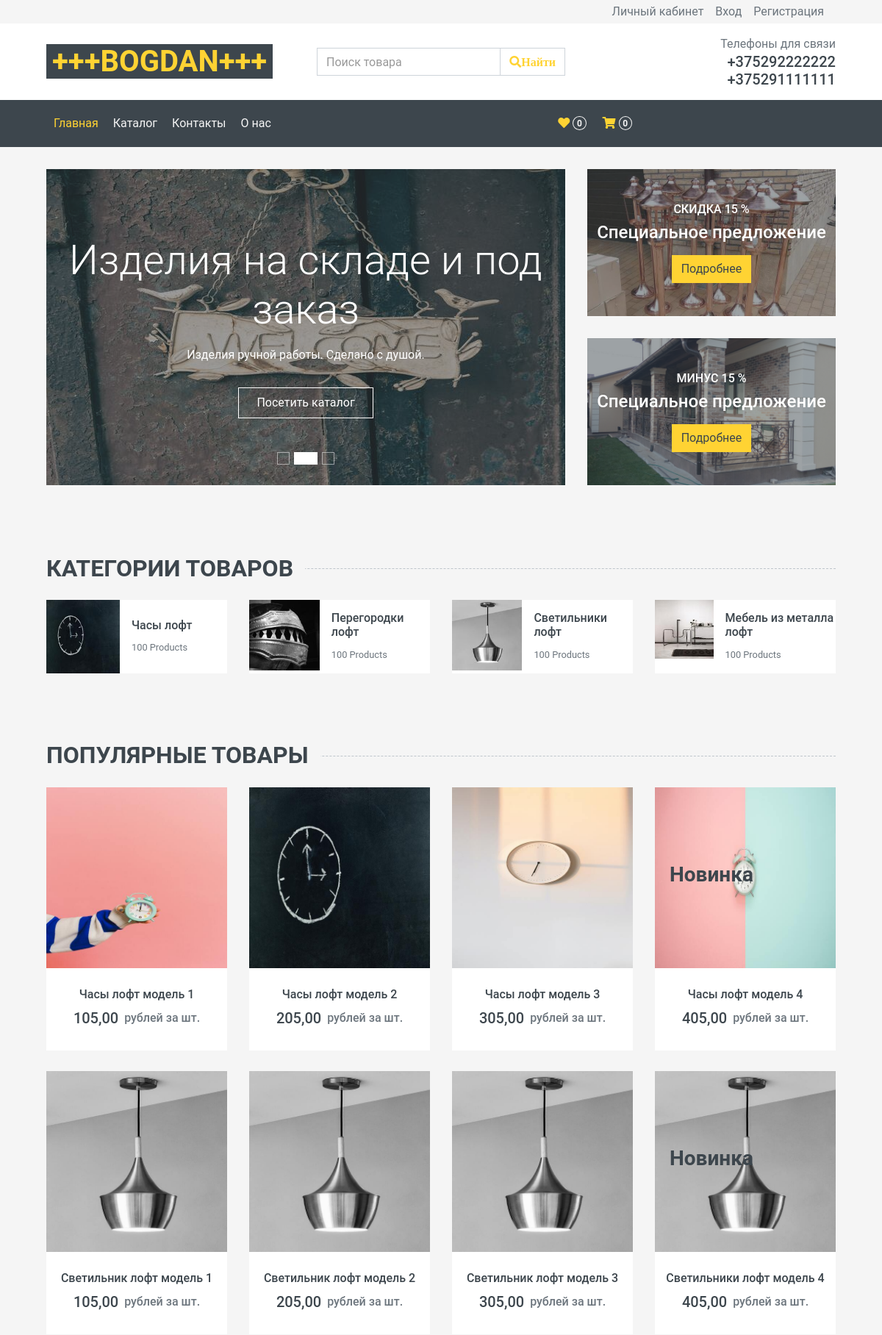
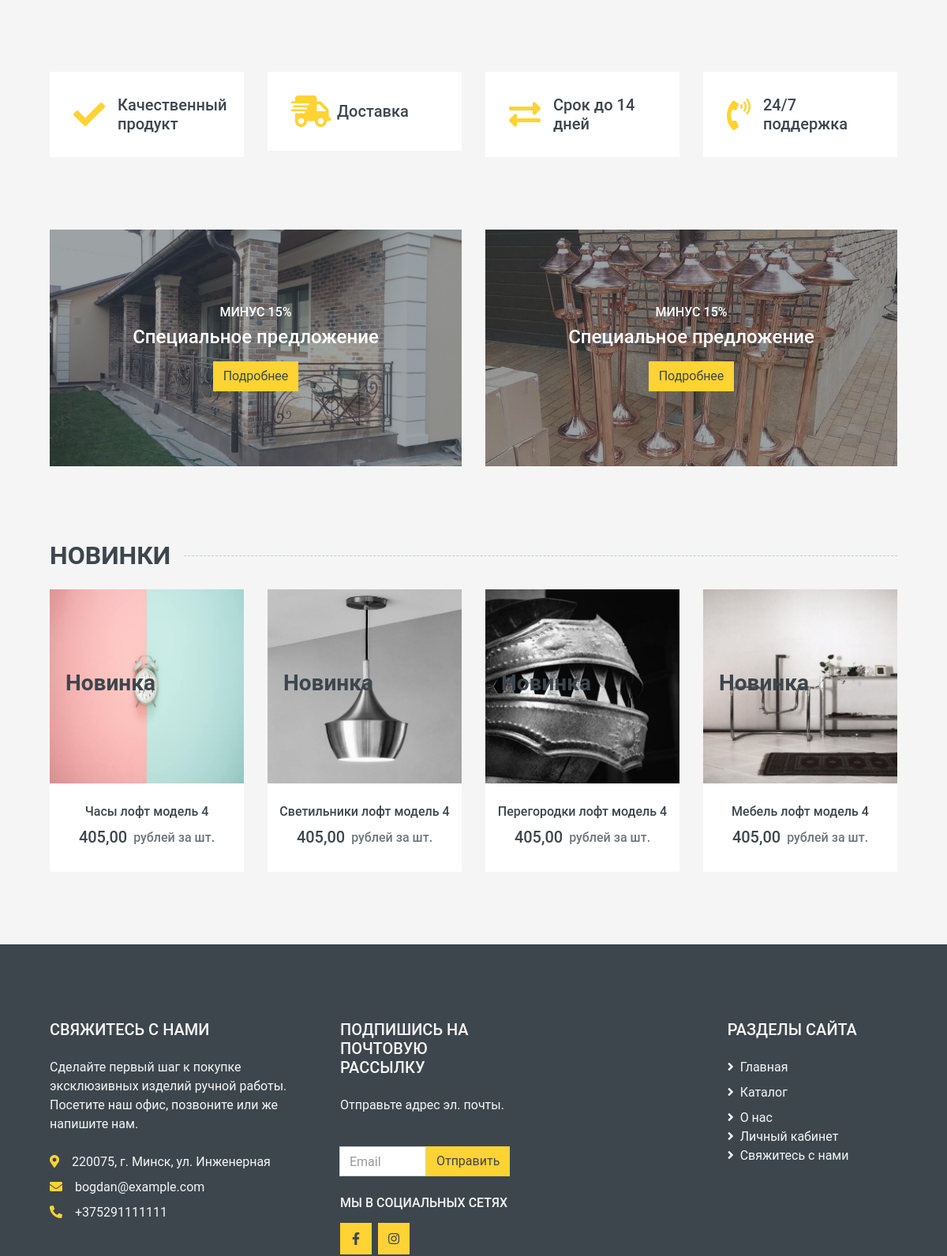
The page / (upper part) on the database its author committed (2 pictures, top to bottom).
### mainsite/models.py (models this page shows, shortened)
class Category(models.Model):
    name = models.CharField(
        max_length=64,
        null=True,
        unique=True,
        verbose_name="название",
        help_text="Макс. 64 символа"
    )
    is_published = models.BooleanField(
        default=True,
        verbose_name="публикация",
    )
    image = models.ImageField(
        upload_to='post',
        verbose_name='картинка',
        null=True,
        blank=True
    )
    slug = models.SlugField(verbose_name="URL", unique=True)
    class Meta:
        verbose_name = "категория"
        verbose_name_plural = "категории"
        db_table = "blog_categories"

class Product(models.Model):
    title = models.CharField(
        max_length=128,
        verbose_name="название"
    )
    descr = models.TextField(verbose_name="описание")
    price = models.DecimalField(
        max_digits=10,
        decimal_places=2,
        verbose_name="Цена товара"
    )
    is_published = models.BooleanField(
        default=True,
        verbose_name="публикация"
    )
    novelty = models.BooleanField(
        default=False,
        verbose_name="новый товар"
    )
    date_created = models.DateTimeField(
        default=now,
        verbose_name="дата создания"
    )
    date_update = models.DateTimeField(
        auto_now=True,
        verbose_name='Время изменения'
    )
    slug = models.SlugField(
        verbose_name="URL",
        unique=True
    )
    category = models.ForeignKey(
        Category,
        on_delete=models.DO_NOTHING,
        verbose_name="категория"
    )
    author = models.ForeignKey(
        User,
        on_delete=models.CASCADE,
        verbose_name='автор',
    )
    image = models.ImageField(
        upload_to='post',
        verbose_name='картинка',
        null=True,
        blank=True
    )
    def get_absolute_url(self):
        return reverse("mainsite_product", kwargs={"product_slug": self.slug})
    class Meta:
        db_table = "mainsite_products"
        verbose_name = "изделие"
        verbose_name_plural = "изделия"
        ordering = ["date_created"]

### mainsite/views.py (the view)
# urls.py: path("", MainPageCategoryView.as_view(), name='mainsite_products'),
class MainPageCategoryView(BaseMixin, ListView):
    template_name = "mainsite_new/index.html"
    model = Category
    def get_context_data(self, *, object_list=None, **kwargs):
        context = super().get_context_data()
        context.update(self.context)
        product_new = Product.objects.filter(is_published=True, novelty=True)[:4]
        product_mostpopular = Product.objects.filter(is_published=True, )[:8]
        category = Category.objects.filter(is_published=True)
        context.update({
            'product_new': product_new,
            'category': category,
            'product_mostpopular': product_mostpopular,
        })
        return context

### mainsite/forms.py
class EmailBaseForm(ModelForm):
    email = EmailField(
        widget=EmailInput(
            attrs={
                'class': 'form-control',
                'id': 'email',
                'placeholder': 'Email'
            }
        ),
        max_length=254
    )
    class Meta:
        model = EmailBase
        fields = ('email',)

### mainsite/templates/mainsite_new/index.html (shortened to what this page needs)
{% extends "mainsite_new/base.html" %}
{% load static %}
{% block main_new %}
<div class="container-fluid mb-3">
    <div class="row px-xl-5">
        <div class="col-lg-8">
            <div id="header-carousel" class="carousel slide carousel-fade mb-30 mb-lg-0" data-ride="carousel">
                <ol class="carousel-indicators">
                    <li data-target="#header-carousel" data-slide-to="0"></li>
                    <li data-target="#header-carousel" data-slide-to="1" class="active"></li>
                    <li data-target="#header-carousel" data-slide-to="2"></li>
                </ol>
                <div class="carousel-inner">
                    <div class="carousel-item position-relative active" style="height: 430px;">
                        <img class="position-absolute w-100 h-100" src="{% static 'img/carusel1.jpg' %}" style="object-fit: cover;">
                        <div class="carousel-caption d-flex flex-column align-items-center justify-content-center">
                            <div class="p-3" style="max-width: 700px;">
                                <h1 class="display-4 text-white mb-3 animate__animated animate__fadeInDown">Изделия на складе и под заказ</h1>
                                <p class="mx-md-5 px-5 animate__animated animate__bounceIn">Изделия ручной работы. Сделано с душой.</p>
                                <a class="btn btn-outline-light py-2 px-4 mt-3 animate__animated animate__fadeInUp" href="#">Посетить каталог</a>
                            </div>
                        </div>
                    </div>
                </div>
            </div>
        </div>
        <div class="col-lg-4">
            <div class="product-offer mb-30" style="height: 200px;">
                <img class="img-fluid" src="{% static 'img/f1.jpg' %}" alt="">
                <div class="offer-text">
                    <h6 class="text-white text-uppercase">скидка 15 %</h6>
                    <h4 class="text-white mb-3">Специальное предложение</h4>
                    <a href="" class="btn btn-primary">Подробнее</a>
                </div>
            </div>
            <div class="product-offer mb-30" style="height: 200px;">
                <img class="img-fluid" src="{% static 'img/f2.jpg' %}" alt="">
                <div class="offer-text">
                    <h6 class="text-white text-uppercase">минус 15 %</h6>
                    <h4 class="text-white mb-3">Специальное предложение</h4>
                    <a href="" class="btn btn-primary">Подробнее</a>
                </div>
            </div>
        </div>
    </div>
</div>
{% include "mainsite_new/category_card.html"%}
{% include "mainsite_new/mostpopularproducts_part.html"%}
<div class="container-fluid pt-5">
    <div class="row px-xl-5 pb-3">
        <div class="col-lg-3 col-md-6 col-sm-12 pb-1">
            <div class="d-flex align-items-center bg-light mb-4" style="padding: 30px;">
                <h1 class="fa fa-check text-primary m-0 mr-3"></h1>
                <h5 class="font-weight-semi-bold m-0">Качественный продукт</h5>
            </div>
        </div>
        <div class="col-lg-3 col-md-6 col-sm-12 pb-1">
            <div class="d-flex align-items-center bg-light mb-4" style="padding: 30px;">
                <h1 class="fa fa-shipping-fast text-primary m-0 mr-2"></h1>
                <h5 class="font-weight-semi-bold m-0">Доставка</h5>
            </div>
        </div>
        <div class="col-lg-3 col-md-6 col-sm-12 pb-1">
            <div class="d-flex align-items-center bg-light mb-4" style="padding: 30px;">
                <h1 class="fas fa-exchange-alt text-primary m-0 mr-3"></h1>
                <h5 class="font-weight-semi-bold m-0">Срок до 14 дней</h5>
            </div>
        </div>
        <div class="col-lg-3 col-md-6 col-sm-12 pb-1">
            <div class="d-flex align-items-center bg-light mb-4" style="padding: 30px;">
                <h1 class="fa fa-phone-volume text-primary m-0 mr-3"></h1>
                <h5 class="font-weight-semi-bold m-0">24/7 поддержка</h5>
            </div>
        </div>
    </div>
</div>
<div class="container-fluid pt-5 pb-3">
    <div class="row px-xl-5">
        <div class="col-md-6">
            <div class="product-offer mb-30" style="height: 300px;">
                <img class="img-fluid" src="{% static 'img/f2.jpg' %}" alt="">
                <div class="offer-text">
                    <h6 class="text-white text-uppercase">Минус 15%</h6>
                    <h4 class="text-white mb-3">Специальное предложение</h4>
                    <a href="" class="btn btn-primary">Подробнее</a>
                </div>
            </div>
        </div>
        <div class="col-md-6">
            <div class="product-offer mb-30" style="height: 300px;">
                <img class="img-fluid" src="{% static 'img/f1.jpg' %}" alt="">
                <div class="offer-text">
                    <h6 class="text-white text-uppercase">Минус 15%</h6>
                    <h4 class="text-white mb-3">Специальное предложение</h4>
                    <a href="" class="btn btn-primary">Подробнее</a>
                </div>
            </div>
        </div>
    </div>
</div>
{% include 'mainsite_new/newproducts_part.html' %}
{% endblock %}

### mainsite/templates/mainsite_new/category_card.html
{% load static %}
<div class="container-fluid pt-5">
    <h2 class="section-title position-relative text-uppercase mx-xl-5 mb-4"><span class="bg-secondary pr-3">Категории товаров</span></h2>
    <div class="row px-xl-5 pb-3">
        {% for cat in category %}
        <div class="col-lg-3 col-md-4 col-sm-6 pb-1">
            <a class="text-decoration-none" href="{% url 'mainsite_catalog' %}">
                <div class="cat-item img-zoom d-flex align-items-center mb-4">
                    <div class="overflow-hidden" style="width: 100px; height: 100px;">
                        <img class="img-fluid" src="{{ cat.image.url }}" alt="">
                    </div>
                    <div class="flex-fill pl-3">
                        <h6>{{ cat.name }}</h6>
                        <small class="text-body">100 Products</small>
                    </div>
                </div>
            </a>
        </div>
        {% endfor %}
    </div>
</div>

### mainsite/templates/mainsite_new/mostpopularproducts_part.html (shortened to what this page needs)
{% load static %}
<div class="container-fluid pt-5 pb-3">
    <h2 class="section-title position-relative text-uppercase mx-xl-5 mb-4"><span class="bg-secondary pr-3">Популярные товары</span></h2>
    <div class="row px-xl-5">
        {% for product in product_mostpopular %}
        <div class="col-lg-3 col-md-4 col-sm-6 pb-1">
            <div class="product-item bg-light mb-4">
                <div class="product-img position-relative overflow-hidden">
                    <img class="img-fluid w-100" src="{{ product.image.url }}" alt="">
                    <div class="product-action">
                        {% if product.novelty %}
                        <h3 ><span class="label label-danger">Новинка</span></h3>
                        {% endif %}
                    </div>
                </div>
                <div class="text-center py-4">
                    <a class="h6 text-decoration-none text-truncate" href="{{ product.get_absolute_url }}">{{ product.title }}</a>
                    <div class="d-flex align-items-center justify-content-center mt-2">
                        <h5>{{ product.price }}</h5><h6 class="text-muted ml-2">рублей за шт.</h6>
                    </div>
                </div>
            </div>
        </div>
        {% endfor %}
    </div>
</div>

### mainsite/templates/mainsite_new/newproducts_part.html (shortened to what this page needs)
{% load static %}
<div class="container-fluid pt-5 pb-3">
    <h2 class="section-title position-relative text-uppercase mx-xl-5 mb-4"><span class="bg-secondary pr-3">Новинки</span></h2>
    <div class="row px-xl-5">
        {% for product in product_new %}
        <div class="col-lg-3 col-md-4 col-sm-6 pb-1">
            <div class="product-item bg-light mb-4">
                <div class="product-img position-relative overflow-hidden">
                    <img class="img-fluid w-100" src="{{ product.image.url }}" alt="">
                    <div class="product-action">
                        {% if product.novelty %}
                        <h3 ><span class="label label-danger">Новинка</span></h3>
                        {% endif %}
                    </div>
                </div>
                <div class="text-center py-4">
                    <a class="h6 text-decoration-none text-truncate" href="{{ product.get_absolute_url }}">{{ product.title }}</a>
                    <div class="d-flex align-items-center justify-content-center mt-2">
                        <h5>{{ product.price }}</h5><h6 class="text-muted ml-2">рублей за шт.</h6>
                    </div>
                </div>
            </div>
        </div>
        {% endfor %}
    </div>
</div>

### rows shown on the page
Category: image (picture), name "Часы лофт"
Category: image (picture), name "Перегородки лофт"
Category: image (picture), name "Светильники лофт"
Category: image (picture), name "Мебель из металла лофт"
Product: image (picture), title "Часы лофт модель 1", price "105,00"
Product: image (picture), title "Часы лофт модель 2", price "205,00"
Product: image (picture), title "Часы лофт модель 3", price "305,00"
Product: image (picture), novelty "Новинка", title "Часы лофт модель 4", price "405,00"
Product: image (picture), title "Светильник лофт модель 1", price "105,00"
Product: image (picture), title "Светильник лофт модель 2", price "205,00"
Product: image (picture), title "Светильник лофт модель 3", price "305,00"
Product: image (picture), novelty "Новинка", title "Светильники лофт модель 4", price "405,00"
Product: image (picture), novelty "Новинка", title "Перегородки лофт модель 4", price "405,00"
Product: image (picture), novelty "Новинка", title "Мебель лофт модель 4", price "405,00"
